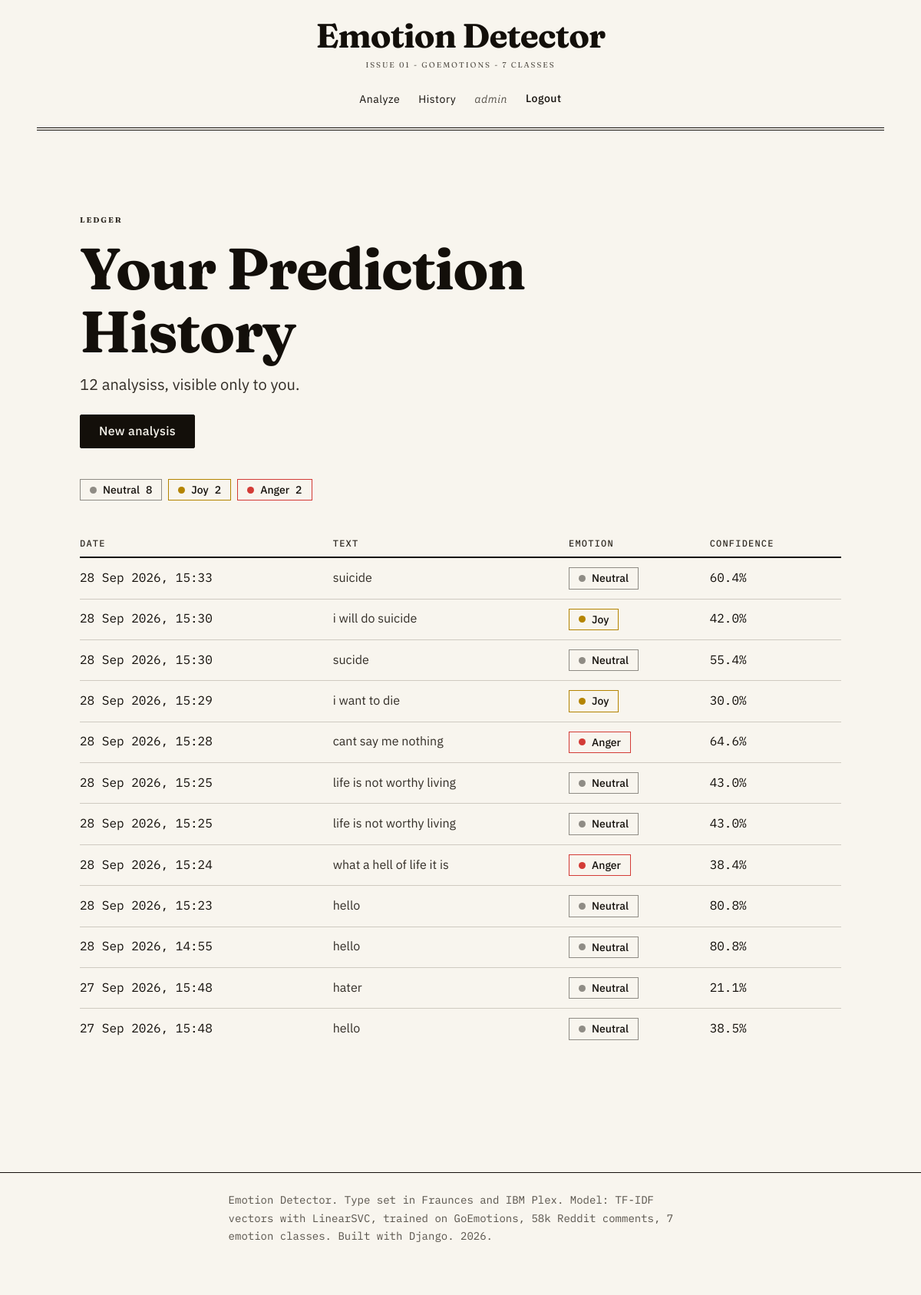
/history/ (signed in), run on the app's committed database.
### predictor/models.py (models this page shows, shortened)
class Prediction(models.Model):
    user = models.ForeignKey(User, on_delete=models.CASCADE, related_name="predictions")
    text = models.TextField()
    predicted_emotion = models.CharField(max_length=20, choices=EMOTION_CHOICES)
    confidence = models.FloatField(default=0.0)
    all_scores = models.JSONField(default=dict, blank=True)
    created_at = models.DateTimeField(auto_now_add=True)
    class Meta:
        ordering = ["-created_at"]
    @property
    def confidence_pct(self) -> str:
        return f"{self.confidence * 100:.1f}%"

### predictor/views.py (the view)
# urls.py: path("history/", views.history_view, name="history"),
@login_required
def history_view(request):
    predictions = Prediction.objects.filter(user=request.user)
    counts = (
        Prediction.objects.filter(user=request.user)
        .values("predicted_emotion")
        .annotate(n=Count("id"))
        .order_by("-n")
    )
    summary = [
        {
            "emotion": row["predicted_emotion"],
            "label": EMOTION_LABELS[row["predicted_emotion"]],
            "color": EMOTION_COLORS[row["predicted_emotion"]],
            "n": row["n"],
        }
        for row in counts
    ]
    return render(
        request,
        "predictor/history.html",
        {
            "predictions": predictions,
            "summary": summary,
            "total": sum(row["n"] for row in summary),
        },
    )

### predictor/templates/predictor/history.html (shortened to what this page needs)
{% extends "base.html" %}
{% block content %}
<section class="sec">
    <header class="sec-head">
        <p class="sec-label">Ledger</p>
        <h1>Your Prediction History</h1>
        <p class="lede">
            {% if total %}
                {{ total }} analysis{{ total|pluralize }}, visible only to you.
            {% else %}
                Nothing here yet, analyze some text first.
            {% endif %}
        </p>
    </header>
    <div class="sec-actions">
        <a class="btn btn-primary" href="{% url 'predict' %}">New analysis</a>
    </div>
    {% if summary %}
    <ul class="summary">
        {% for row in summary %}
        <li class="chip" style="--chip: var(--emo-{{ row.emotion }})">
            <span class="dot"></span>
            {{ row.label }}
            <b>{{ row.n }}</b>
        </li>
        {% endfor %}
    </ul>
    {% endif %}
    <table class="history-table">
        <thead>
            <tr>
                <th scope="col">Date</th>
                <th scope="col">Text</th>
                <th scope="col">Emotion</th>
                <th scope="col">Confidence</th>
            </tr>
        </thead>
        <tbody>
        {% for p in predictions %}
            <tr>
                <td class="when" data-label="Date">{{ p.created_at|date:"d M Y, H:i" }}</td>
                <td class="snippet" data-label="Text" title="{{ p.text }}">{{ p.text|truncatechars:90 }}</td>
                <td data-label="Emotion">
                    <span class="chip" style="--chip: var(--emo-{{ p.predicted_emotion }})">
                        <span class="dot"></span>
                        {{ p.get_predicted_emotion_display }}
                    </span>
                </td>
                <td class="conf" data-label="Confidence">{{ p.confidence_pct }}</td>
            </tr>
        {% endfor %}
        </tbody>
    </table>
</section>
{% endblock %}

### templates/base.html (shortened to what this page needs)
{% load static %}
<!DOCTYPE html>
<html lang="en">
<head>
    <link rel="stylesheet" href="{% static 'css/style.css' %}">
</head>
<body>
    <header class="nav-mast">
        <a class="mast-name" href="{% url 'predict' %}">Emotion Detector</a>
        <p class="mast-line">Issue 01 - GoEmotions - 7 classes</p>
        <nav class="mast-nav" aria-label="Primary">
            <ul>
                <li><a href="{% url 'predict' %}">Analyze</a></li>
                {% if user.is_authenticated %}
                    <li><a href="{% url 'history' %}">History</a></li>
                    <li><span class="who">{{ user.username }}</span></li>
                    <li>
                        <form action="{% url 'logout' %}" method="post" class="inline">
                            <button type="submit" class="nav-btn">Logout</button>
                        </form>
                    </li>
                {% else %}
                    <li><a href="{% url 'login' %}">Login</a></li>
                    <li><a href="{% url 'register' %}">Register</a></li>
                {% endif %}
            </ul>
        </nav>
        <hr class="mast-rule" aria-hidden="true">
    </header>
    <main id="main" class="page">
        {% block content %}{% endblock %}
    </main>
    <footer class="foot-dense">
        <p>Emotion Detector. Type set in Fraunces and IBM Plex. Model: TF-IDF vectors with LinearSVC, trained on GoEmotions, 58k Reddit comments, 7 emotion classes. Built with Django. 2026.</p>
    </footer>
</body>
</html>

### static/css/tokens.css (style rules this page uses)
:root { --color-paper: oklch(97% 0.010 85); --color-paper-2: oklch(94.5% 0.012 85); --color-paper-3: oklch(91% 0.014 84); --color-rule: oklch(84% 0.014 82); --color-rule-2: oklch(58% 0.016 80); --color-neutral: oklch(55% 0.014 80); --color-muted: oklch(44% 0.014 75); --color-ink-2: oklch(30% 0.014 75); --color-ink: oklch(17% 0.012 70); --color-accent: oklch(52% 0.170 27); --color-accent-ink: oklch(97% 0.010 85); --color-focus: oklch(52% 0.170 27); --color-error: oklch(50% 0.190 25); --emo-joy: oklch(64% 0.160 88); --emo-anger: oklch(58% 0.190 27); --emo-fear: oklch(55% 0.170 305); --emo-sadness: oklch(57% 0.120 245); --emo-surprise: oklch(65% 0.160 55); --emo-disgust: oklch(60% 0.150 150); --emo-neutral: oklch(64% 0.010 85); --font-display: "Fraunces", ui-serif, Georgia, serif; --font-body: "IBM Plex Sans", ui-sans-serif, system-ui, sans-serif; --font-outlier: "IBM Plex Mono", ui-monospace, monospace; --display-weight: 700; --tracking-display: -0.02em; --tracking-label: 0.10em; --text-xs: 0.75rem; --text-sm: 0.875rem; --text-base: 1rem; --text-md: 1.25rem; --text-lg: 1.5625rem; --text-xl: 1.9531rem; --text-2xl: 2.4414rem; --text-3xl: 3.0518rem; --text-display: clamp(2.75rem, 5vw + 1rem, 5.25rem); --space-3xs: 0.125rem; --space-2xs: 0.25rem; --space-xs: 0.5rem; --space-sm: 0.75rem; --space-md: 1rem; --space-lg: 1.5rem; --space-xl: 2.5rem; --space-2xl: 4rem; --space-3xl: 6rem; --space-4xl: 9rem; --rule-hair: 1px; --rule-fine: 2px; --radius-card: 0; --radius-input: 2px; --radius-pill: 0; --ease-out: cubic-bezier(0.16, 1, 0.3, 1); --ease-in: cubic-bezier(0.7, 0, 0.84, 0); --dur-micro: 0ms; --dur-short: 0ms; --page-gutter: clamp(1rem, 4vw, 3rem); --page-max: 68rem; --z-base: 1; --z-raised: 10; --z-sticky: 200; }

### data on the page
Prediction: created_at "28 Sep 2026, 15:33", text "suicide", predicted_emotion "Neutral", confidence_pct "60.4%"
Prediction: created_at "28 Sep 2026, 15:30", text "i will do suicide", predicted_emotion "Joy", confidence_pct "42.0%"
Prediction: created_at "28 Sep 2026, 15:30", text "sucide", predicted_emotion "Neutral", confidence_pct "55.4%"
Prediction: created_at "28 Sep 2026, 15:29", text "i want to die", predicted_emotion "Joy", confidence_pct "30.0%"
Prediction: created_at "28 Sep 2026, 15:28", text "cant say me nothing", predicted_emotion "Anger", confidence_pct "64.6%"
Prediction: created_at "28 Sep 2026, 15:25", text "life is not worthy living", predicted_emotion "Neutral", confidence_pct "43.0%"
Prediction: created_at "28 Sep 2026, 15:25", text "life is not worthy living", predicted_emotion "Neutral", confidence_pct "43.0%"
Prediction: created_at "28 Sep 2026, 15:24", text "what a hell of life it is", predicted_emotion "Anger", confidence_pct "38.4%"
Prediction: created_at "28 Sep 2026, 15:23", text "hello", predicted_emotion "Neutral", confidence_pct "80.8%"
Prediction: created_at "28 Sep 2026, 14:55", text "hello", predicted_emotion "Neutral", confidence_pct "80.8%"
Prediction: created_at "27 Sep 2026, 15:48", text "hater", predicted_emotion "Neutral", confidence_pct "21.1%"
Prediction: created_at "27 Sep 2026, 15:48", text "hello", predicted_emotion "Neutral", confidence_pct "38.5%"

### other printed values
{{ user.username }} "admin"
{{ total }} "12"
{{ row.label }} "Neutral" "Joy" "Anger"
{{ row.n }} "8" "2" "2"
